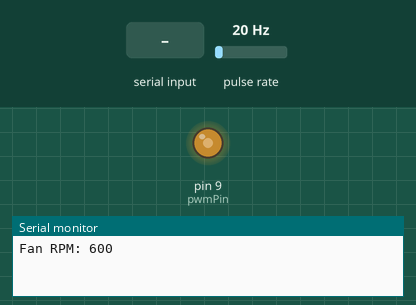
Bench run of a sketch on a simulated Arduino Uno, built with avr-gcc and run on an emulated ATmega328P. Parts: output pins drawn as LEDs (lit = HIGH), the last lines printed to the serial monitor. Wiring (inferred from the names in the program): pulse sensor: data pin 2. The inputs (shaded band) are chosen by the test bench; at power-on: pulse rate 20 Hz.

Above: at 1.2 s.
1.3 s: "30,150\n" received over Serial
At 2.2 s:
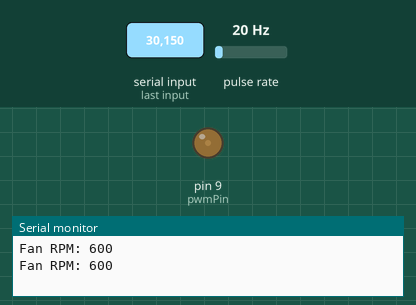
2.8 s: "200\n" received over Serial
At 3.2 s:
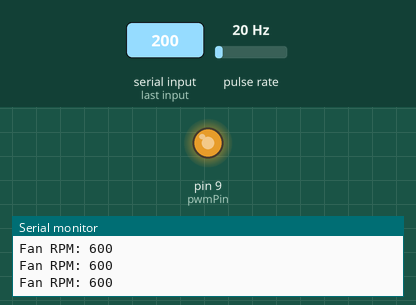
Timing chart, 0 to 5.8 s (numbered marks = the images above; inputs shaded):
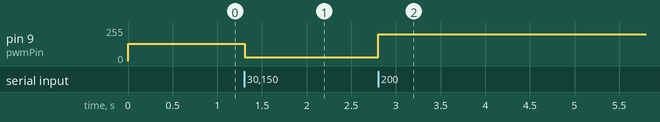

Measured:
- after the input at 1.3 s, pin 9 (pwmPin): 128/255 → 30/255 at once
- after the input at 2.8 s, pin 9 (pwmPin): 30/255 → 200/255 at once

The sketch:

fan_tach_rpm.ino
```cpp
const int pwmPin = 9;   // 팬의 PWM 핀을 D9에 연결
const int tachPin = 2;  // 팬의 tach 핀을 D2에 연결
volatile unsigned long tachCounter = 0;
unsigned long lastTime = 0;
unsigned long rpm = 0;
int pwmValue = 128;  // 초기 PWM 값 (50% 듀티 사이클)

void setup() {
  Serial.begin(9600);  // 시리얼 통신 시작
  pinMode(tachPin, INPUT_PULLUP);  // tach 핀을 입력으로 설정
  pinMode(pwmPin, OUTPUT);  // pwm 핀을 출력으로 설정
  attachInterrupt(digitalPinToInterrupt(tachPin), tachCounterISR, FALLING);  // 인터럽트 설정
  analogWrite(pwmPin, pwmValue);  // 초기 PWM 신호 출력
}

void loop() {
  if(Serial.available()){
    String input = Serial.readStringUntil('\n');
    int input_pwm = input.toInt();
    analogWrite(pwmPin, input_pwm);
  }
  unsigned long currentTime = millis();

  // 1초마다 RPM 계산
  if (currentTime - lastTime >= 1000) {
    noInterrupts();  // 인터럽트 일시 중지
    unsigned long count = tachCounter;
    tachCounter = 0;  // 카운터 초기화
    interrupts();  // 인터럽트 재개

    rpm = (count * 60) / 2;  // RPM 계산 (팬의 회전은 두 번의 펄스로 하나의 회전이 됨)
    Serial.print("Fan RPM: ");
    Serial.println(rpm);

    lastTime = currentTime;
  }
}

void tachCounterISR() {
  tachCounter++;
}
```
